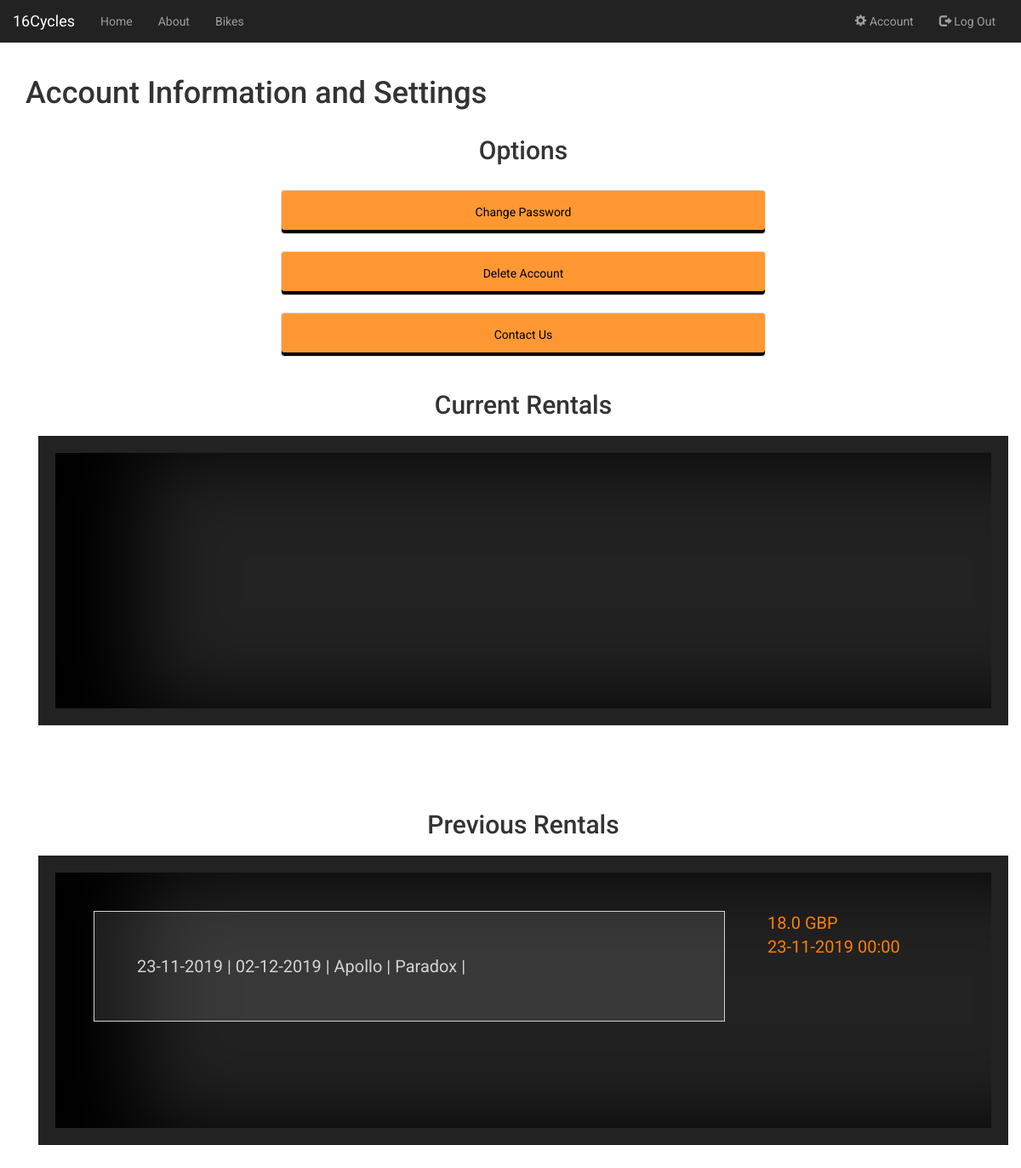
/account (signed in), run on the app's committed database.
### app/models.py (models this page shows)
class Rented_Bikes(db.Model):
    __tablename__ = 'rented_bikes'
    id = db.Column(db.Integer, primary_key=True)
    start_date = db.Column(db.DateTime, nullable=False, default=datetime.utcnow)
    end_date = db.Column(db.DateTime, nullable=False)
    price = db.Column(db.Float, default=0.0)
    bike_id = db.Column(db.Integer, db.ForeignKey('bikes.id'), nullable=False)
    order_id = db.Column(db.Integer, db.ForeignKey('orders.id'), nullable=False)

class Bike_Types(db.Model):
    __tablename__ = 'bike_types'
    id = db.Column(db.Integer, primary_key=True)
    gears = db.Column(db.Integer, default=0)
    weight = db.Column(db.Float, default=0.0)
    brand = db.Column(db.String(50),nullable=False)
    model = db.Column(db.String(50),nullable=False)
    image = db.Column(db.String(20), nullable=False, default='default.jpg')
    colour = db.Column(db.String(50),nullable=False)
    user_type = db.Column(db.String(100),nullable=False)
    use_type = db.Column(db.String(100),nullable=False)
    times_rented = db.Column(db.Integer, default=0)
    bikes = db.relationship('Bikes', backref='bike_type', lazy=True)
    rental_rates = db.relationship('Rental_Rates', backref='bike_type', lazy=True)

### app/views.py (the view)
@app.route('/account')
@login_required
def account():
    form = ExtendDate()
    user_orders = Orders.query.filter_by(user_id=current_user.id).all()
    today = datetime.datetime.today()
    current_dates = []
    past_dates = []
    current_rentals = []
    past_rentals = []
    current_types = []
    past_types = []
    for order in user_orders:
        rented_bike = order.rented_bikes[0]
        bike_item = Bikes.query.filter_by(id=rented_bike.bike_id).first()
        bike_type = Bike_Types.query.filter_by(id=bike_item.bike_type_id).first()
        date = order.date.strftime("%d-%m-%Y %H:%M")
        if rented_bike.end_date >= today:
            current_dates.append(date)
            current_rentals.append(rented_bike)
            current_types.append(bike_type)
        else:
            past_dates.append(date)
            past_rentals.append(rented_bike)
            past_types.append(bike_type)
    return render_template("account.html", len_curr_rentals=len(current_rentals), len_past_rentals=len(past_rentals),
     form=form, past_rentals=past_rentals,
     current_rentals=current_rentals, current_types=current_types, past_types=past_types,
     current_dates=current_dates, past_dates=past_dates) # redirect to the account page

### app/models.py (called while the page is built)
@login_manager.user_loader
def load_user(user_id):
	return Users.query.get(int(user_id))

### app/templates/account.html (shortened to what this page needs)
{% extends "base.html" %}
{% block content %}
<head>
  <link rel="stylesheet" href="{{ url_for('static', filename='css/account.css') }}">
</head>
<div class="container">
  <div class="row">
    <h1>Account Information and Settings</h1>
  </div>
    <h2> Options </h2>
    <div class="option-box">
    <a href="{{ url_for('resetPassword') }}" class="list-group">
          <li class="list-group-item">
                Change Password
          </li>
    </a>
    <a href="#" class="list-group">
          <li class="list-group-item">
                Delete Account
          </li>
    </a>
    <a href="/meetOurStaff" class="list-group">
          <li class="list-group-item">
                Contact Us
          </li>
    </a>
    </div>
    <h2> Current Rentals </h2>
    <div class="details-box">
        <div class="details">
        </div>
    </div>
    <h2> Previous Rentals </h2>
    <div class="details-box">
        <div class="details">
            {% for n in range(len_past_rentals) %}
            <div class="record">
                {{past_rentals[n].start_date.strftime('%d-%m-%Y') + " |"}}
                {{past_rentals[n].end_date.strftime('%d-%m-%Y') + " |"}}
                {{past_types[n].brand + " |"}}
                {{past_types[n].model + " |"}}
            </div>
            <div class="dateselection-box">
                {{ past_rentals[n].price}} GBP </br>
                {{ past_dates[n] }}
            </div>
            {% endfor %}
        </div>
    </div>
</div>
{% endblock %}

### app/static/css/base.css (style rules this page uses)
body { font-family: "Roboto", sans-serif; }

### app/static/css/account.css (style rules this page uses)
body { font-family: "Roboto", sans-serif; justify-content: center; }
h2 { text-align: center; }
.list-group { padding: 2px; }
.list-group-item { text-align: center; color: black; background-color: rgba(255, 127, 0, 0.8); padding: 15px 32px; border-radius: 0; box-shadow: 0px -4px 0px rgba(0,0,0,1) inset; margin-left: 25%; margin-right: 25%; transition: 0.5s; }
.details-box { clear: left; background-color: rgb(34, 34, 34); float:unset; padding: 20px; margin-top: 20px; margin-bottom: 100px; }
.details { height: 300px; box-shadow: 100px 0 100px rgba(0,0,0,1) inset; padding: 20px; overflow: auto; }
.record { color: lightgrey; font-size: 20px; float: left; width: 70%; background-color: rgba(255,255,255,0.1); padding: 50px; border-style: solid; border-width: 1px; margin: 25px; }
.dateselection-box { color: #ff7f00; float: left; margin: 25px; font-size: 15pt; }

### data on the page
Rented_Bikes: start_date "23-11-2019 |", end_date "02-12-2019 |", price "18.0"
Bike_Types: brand "Apollo |", model "Paradox |"

### other printed values
{{ past_dates[n] }} "23-11-2019 00:00"
